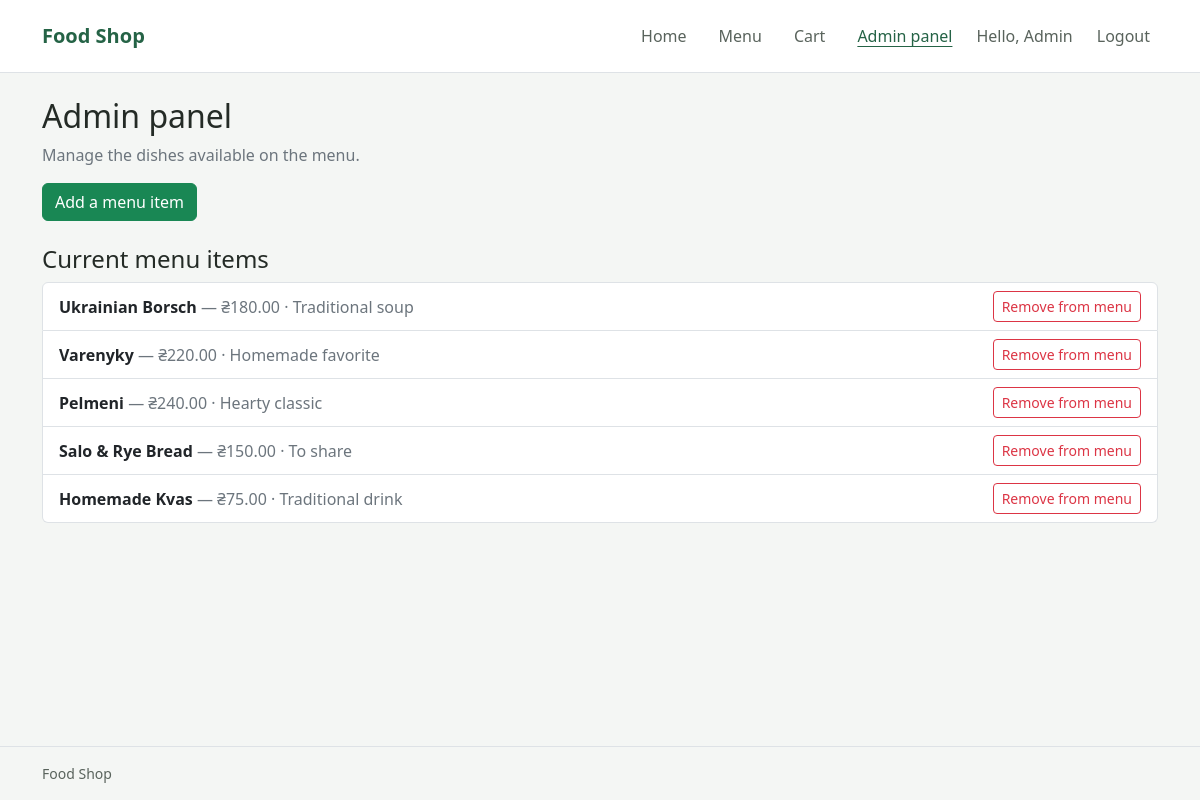
Page /admin (signed in) on the committed database.
### database.py (models this page shows)
class Base(DeclarativeBase):
    pass

class Product(Base):
    __tablename__ = "products"
    orders: Mapped[list["Orders"]] = relationship("Orders", back_populates="product")
    id: Mapped[int] = mapped_column(primary_key=True)
    name: Mapped[str] = mapped_column(String(100))
    price: Mapped[Decimal] = mapped_column(Numeric(10, 2))
    category: Mapped[str] = mapped_column(String(100))
    description: Mapped[str] = mapped_column(String(500), default="")
    image: Mapped[str] = mapped_column(String(100), default="")
    available: Mapped[bool] = mapped_column(Boolean, default=True, nullable=False)

### main.py (the view, shortened to what this page needs)
@app.route('/admin', methods=['GET', 'POST'])
def admin():
    if session.get('admin_authenticated') or (
        g.user is not None and g.user.is_admin
    ):
        with SessionLocal() as db:
            products = db.scalars(
                select(Product)
                .where(Product.available.is_(True))
                .order_by(Product.id)
            ).all()
        return render_template('admin.html', products=products)

### main.py (called while the page is built, shortened)
def csrf_token():
    if 'csrf_token' not in session:
        session['csrf_token'] = secrets.token_hex(32)
    return session['csrf_token']

@app.before_request
def load_user_and_validate_csrf():
    g.user = None
    user_id = session.get('user_id')
    if user_id is not None:
        with SessionLocal() as db:
            g.user = db.get(Users, user_id)
        if g.user is None:
            session.clear()

### templates/admin.html (shortened to what this page needs)
{% extends "base.html" %}
{% block content %}
<section aria-labelledby="admin-heading">
	<h1 id="admin-heading">Admin panel</h1>
	<p class="text-secondary">Manage the dishes available on the menu.</p>
	<p><a class="btn btn-success" href="{{ url_for('add_position') }}">Add a menu item</a></p>
	<h2 class="h4 mt-4">Current menu items</h2>
	{% if products %}
	<div class="list-group">
		{% for product in products %}
		<div class="list-group-item d-flex flex-wrap justify-content-between align-items-center gap-3">
			<div>
				<strong>{{ product.name }}</strong>
				<span class="text-secondary">— ₴{{ "%.2f"|format(product.price) }} · {{ product.category }}</span>
			</div>
			<form action="{{ url_for('remove_menu_item', product_id=product.id) }}" method="post">
				<button class="btn btn-outline-danger btn-sm" type="submit">Remove from menu</button>
			</form>
		</div>
		{% endfor %}
	</div>
	{% else %}
	<p class="text-secondary">There are no menu items available.</p>
	{% endif %}
</section>
{% endblock %}

### templates/base.html (style rules this page uses)
:root { --background: #f4f6f4; --surface: #ffffff; --text: #242b26; --muted: #59635c; --accent: #256346; --border: #dce3dd; }
body { background: var(--background); color: var(--text); font-family: "Segoe UI", sans-serif; }
h1 { margin-top: 0; font-size: 2rem; }

### rows in the picture
Product: name "Ukrainian Borsch", price "180.00", category "Traditional soup"
Product: name "Varenyky", price "220.00", category "Homemade favorite"
Product: name "Pelmeni", price "240.00", category "Hearty classic"
Product: name "Salo & Rye Bread", price "150.00", category "To share"
Product: name "Homemade Kvas", price "75.00", category "Traditional drink"
